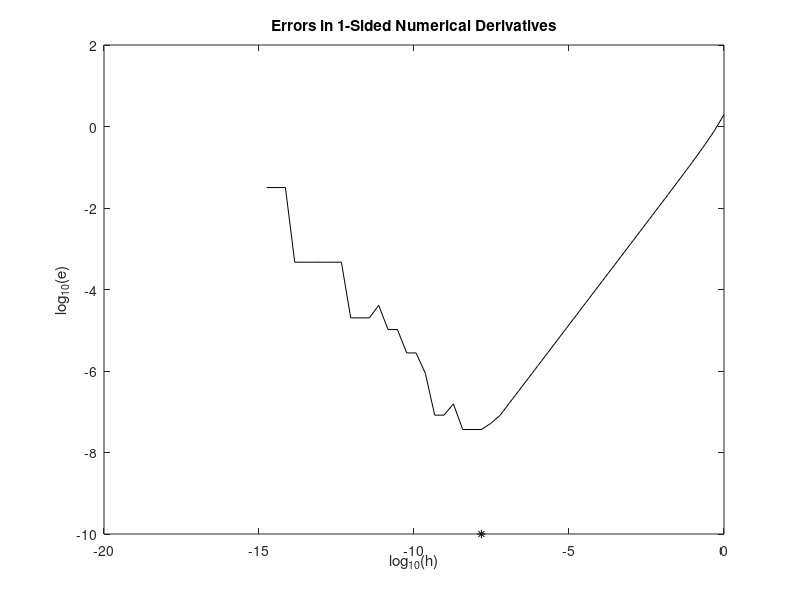
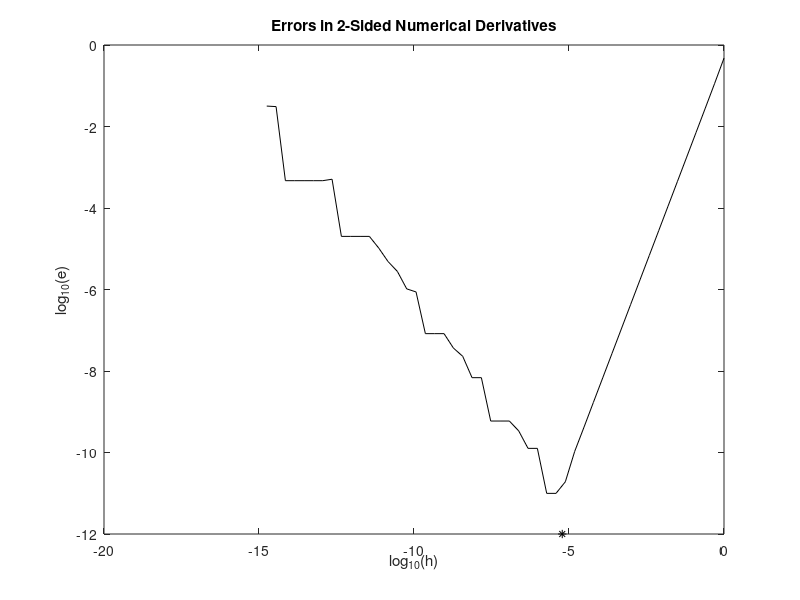

Write MATLAB code to recreate these figures, in order. (Note: this script raises an error after producing the figures.)
% DEMDIF02 Demonstrates errors in finite difference differentiation of e(x)
function demdif02
close all

disp(' ')
disp('DEMDIF02 Demonstrates errors in finite difference differentiation of e(x)')

n=50;
df=zeros(n,1);
h=ones(n,1);
x=1;
for i=1:n;
  if i>1;h(i)=h(i-1)/2;end;
  df(i)=(exp(x+h(i))-exp(x))./h(i);
end;
figure(1)
plot(log10(h),log10(abs(df-exp(x))),'k',log10(sqrt(eps)),-10,'k*');
title('Errors in 1-Sided Numerical Derivatives')
hh=xlabel('log_{10}(h)');
pp=get(hh,'position'); pp(2)=pp(2)+0.25;
set(hh,'position',pp);
ylabel('log_{10}(e)') 

for i=1:n;
  if i>1;h(i)=h(i-1)/2;end;
  df(i)=(exp(x+h(i))-exp(x-h(i)))./(2*h(i));
end;
figure(2)
plot(log10(h),log10(abs(df-exp(x))),'k',log10(eps.^(1/3)),-12,'k*');
title('Errors in 2-Sided Numerical Derivatives')
hh=xlabel('log_{10}(h)');
pp=get(hh,'position'); pp(2)=pp(2)+0.25;
set(hh,'position',pp);
ylabel('log_{10}(e)') 

prtfigs(mfilename,'Errors in Finite Difference Numerical Derivatives',[1 2])
